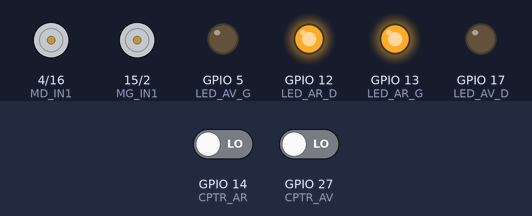
The sketch below on a simulated ESP32. On the bench: motor-driver pin pairs drawn as motors (green arrow = first pin HIGH = forward, orange = second pin HIGH = backward, longer = more drive), output pins drawn as LEDs (lit = HIGH). Dashed ring = blinking. Inputs (shaded band) come from the test bench; at power-on: GPIO 14 (CPTR_AR) LOW, GPIO 27 (CPTR_AV) LOW. Random numbers use the default seed unless the sketch sets one.

Above: at 9.1 s.
18.1 s: GPIO 14 (CPTR_AR) driven HIGH
At 24.38 s:
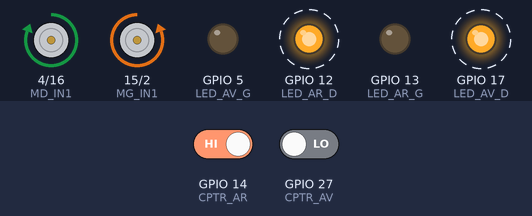
27.1 s: GPIO 27 (CPTR_AV) driven HIGH
At 27.1 s:
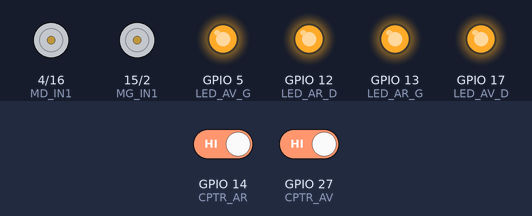
36.1 s: GPIO 27 (CPTR_AV) driven LOW
At 39.22 s:
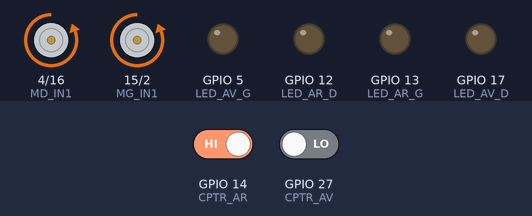
45.1 s: GPIO 14 (CPTR_AR) driven LOW
Timing chart, 0 to 55.1 s (numbered marks = the images above; inputs shaded):
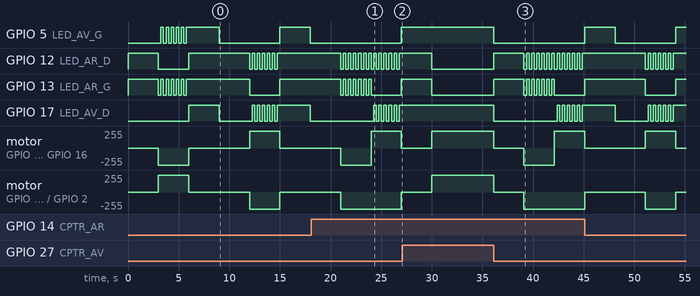

Measured:
- after the input at 36.1 s, GPIO 5 (LED_AV_G): HIGH → LOW at once; GPIO 12 (LED_AR_D): LOW → HIGH at once, then repeats every 0.50 s: LOW 0.25 s, HIGH 0.25 s

The sketch:

vehicule_eviteur_obstacle.ino
```cpp
/**
 * e-mail : openprogramming23@gmail.com
 * gitHub : https://github.com/RS-malik-el
 * Donation : paypal.me/RachelSysteme
 *
 * @AUTEUR : Exaucé KIMBEMBE / @OpenProgramming
 * DATE : 05/06/2023
 *
 * Ce code en C++ est conçu pour contrôler un véhicule éviteur d'obstacles.
 * Il est compatible avec une carte ESP32, mais peut également fonctionner sur une carte Arduino.
 *
 * Le projet utilise plusieurs composants, notamment :
 * - Une carte ESP32 ou Arduino : Cette carte est le cœur du système et sert de plateforme de développement.
 * - 4 LEDs : Les LEDs sont utilisées pour fournir des indications visuelles.
 * - 2 capteurs d'obstacle (IR): Ces capteurs sont utilisés pour détecter les obstacles dans l'environnement du véhicule.
 * - 2 motoreducteurs : Les moteurs sont responsables du mouvement du véhicule.
 * - Un driver moteur : Le driver moteur permet de contrôler la vitesse et la direction des moteurs.
 *
 * Le code met en œuvre l'algorithme de détection et d'évitement d'obstacles.
 * Il utilise les informations fournies par les capteurs d'obstacle pour prendre des décisions quant
 * à la direction et aux actions du véhicule. En fonction de ces décisions, les moteurs sont activés
 * pour déplacer le véhicule de manière appropriée et éviter les obstacles détectés.
 *
 * Ce projet offre une expérience pratique pour comprendre et mettre en pratique les concepts de détection d'obstacles,
 * de contrôle des moteurs et d'intégration des composants électroniques. Il est adapté aux amateurs de robotique
 * et d'électronique souhaitant explorer le domaine des véhicules autonomes et des systèmes intelligents.
 *
 *  */

// Pins utilisés
#if defined (ESP32)
	#define MG_IN1 15
	#define MG_IN2 2
	#define MD_IN1 4
	#define MD_IN2 16
	#define LED_AV_G 5
	#define LED_AV_D 17
	#define LED_AR_D 12
	#define LED_AR_G 13
	#define CPTR_AV 27
	#define CPTR_AR 14
	#define PIN_REF 34
#elif defined (_AVR_)
	#define MG_IN1   2
	#define MG_IN2   3
	#define MD_IN1   4
	#define MD_IN2   5
	#define LED_AV_G 6
	#define LED_AV_D 7
	#define LED_AR_D 8
	#define LED_AR_G 9
	#define CPTR_AV  10
	#define CPTR_AR  11
	#define PIN_REF  A0
#else
	#error Selectionner une carte ESP32 ou Arduino
#endif

#define DETECTION false

// Prototype des fonctions
void avance(void);
void arriere(void);
void gauche(void);
void droite(void);
void stop(void);
void far_AV(bool etat=true);
void far_AR(bool etat=true);
void blink(uint8_t pin1, uint8_t pin2, bool etat=true);

void setup(){
	randomSeed(analogRead(PIN_REF));

	pinMode(MG_IN1,OUTPUT);
	pinMode(MG_IN2,OUTPUT);
	pinMode(MD_IN1,OUTPUT);
	pinMode(MD_IN2,OUTPUT);

	pinMode(LED_AV_G,OUTPUT);
	pinMode(LED_AV_D,OUTPUT);
	pinMode(LED_AR_G,OUTPUT);
	pinMode(LED_AR_D,OUTPUT);

	pinMode(CPTR_AV,INPUT);
	pinMode(CPTR_AR,INPUT);
}


void loop(){
	const int attente = 3000;

	if(digitalRead(CPTR_AV) == not DETECTION){
		far_AV();
		avance();
	}

	else{
		far_AV(false);
		far_AR();
		stop();
		delay(attente);

		unsigned long init = millis();

		while(digitalRead(CPTR_AR) == not DETECTION){
			if((millis()-init) >= attente)
				break;// fin de la boucle

			blink(LED_AR_D, LED_AR_G);
			arriere();
		}

		stop();
		blink(LED_AR_D, LED_AR_G, false);

		int d = random(0,2); // Choix de la direction
		init = millis();

		while(true){
			if((millis()-init) >= attente)
				break;// fin de la boucle

			if(d == 0){
				blink(LED_AV_G, LED_AR_G);
				gauche();
			}
			else{
				blink(LED_AV_D, LED_AR_D);
				droite();
			}
		}

		stop();
		far_AV();
		far_AR();

		delay(attente);

		far_AV(false);
		far_AR(false);
	}
}

void avance(void){
	digitalWrite(MG_IN1,HIGH);
	digitalWrite(MG_IN2,LOW);
	digitalWrite(MD_IN1,HIGH);
	digitalWrite(MD_IN2,LOW);
}

void arriere(void){
	digitalWrite(MG_IN1,LOW);
	digitalWrite(MG_IN2,HIGH);
	digitalWrite(MD_IN1,LOW);
	digitalWrite(MD_IN2,HIGH);
}

void gauche(void){
	digitalWrite(MG_IN1,HIGH);
	digitalWrite(MG_IN2,LOW);
	digitalWrite(MD_IN1,LOW);
	digitalWrite(MD_IN2,HIGH);
}

void droite(void){
	digitalWrite(MG_IN1,LOW);
	digitalWrite(MG_IN2,HIGH);
	digitalWrite(MD_IN1,HIGH);
	digitalWrite(MD_IN2,LOW);
}

void stop(void){
	digitalWrite(MG_IN1,LOW);
	digitalWrite(MG_IN2,LOW);
	digitalWrite(MD_IN1,LOW);
	digitalWrite(MD_IN2,LOW);
}

void far_AV(bool etat){

	if (etat){
		digitalWrite(LED_AV_D,HIGH);
		digitalWrite(LED_AV_G,HIGH);
	}
	else{
		digitalWrite(LED_AV_D,LOW);
		digitalWrite(LED_AV_G,LOW);
	}
}

void far_AR(bool etat){
	if (etat){
		digitalWrite(LED_AR_D,HIGH);
		digitalWrite(LED_AR_G,HIGH);
	}
	else{
		digitalWrite(LED_AR_D,LOW);
		digitalWrite(LED_AR_G,LOW);
	}
}

void blink(uint8_t pin1, uint8_t pin2, bool etat){
	static unsigned long init = millis();
	static bool state = false;

	if(etat){
		if((millis()-init) > 250){
			state = not state;

			digitalWrite(pin1,state);
			digitalWrite(pin2,state);

			init = millis();
		}
	}
	else{
		digitalWrite(pin1,LOW);
		digitalWrite(pin2,LOW);
	}
}
```
